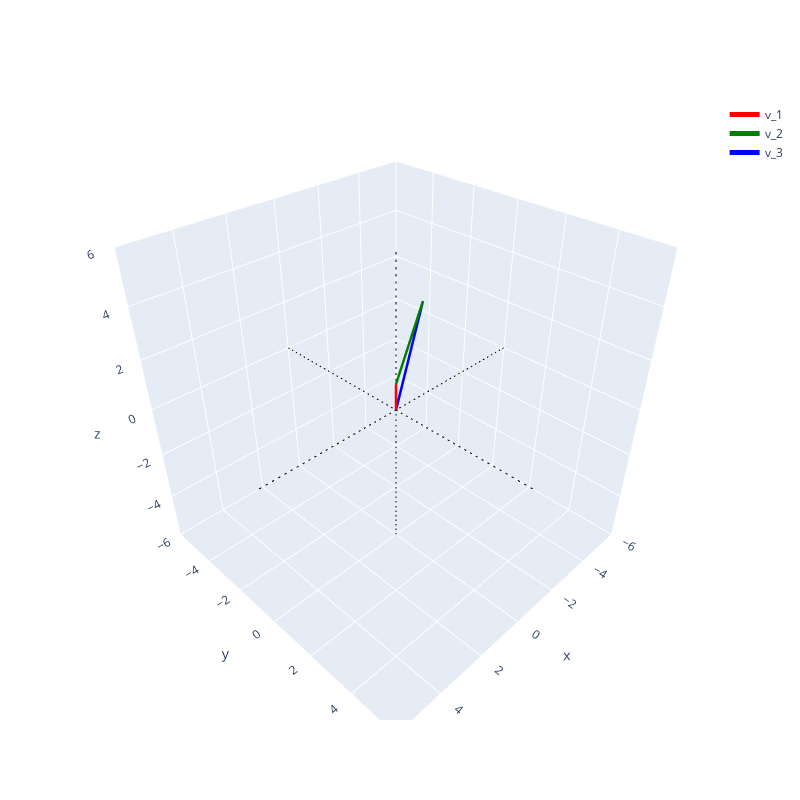

Source (notebook cell):
### Code cell
import plotly.graph_objects as go

# 3d with plotly
v_1 = np.array([1, 1, 2])
v_2 = np.array([1, 2, 4])
v_3 = v_1 + v_2
# Создаём линии как traces
fig = go.Figure()

# Вектор v_1
fig.add_trace(go.Scatter3d(
    x=[0, v_1[0]], 
    y=[0, v_1[1]], 
    z=[0, v_1[2]],
    mode='lines',
    line=dict(color='red', width=5),
    name='v_1'
))

# Вектор v_2 от конца v_1
fig.add_trace(go.Scatter3d(
    x=[v_1[0], v_2[0]+v_1[0]], 
    y=[v_1[1], v_2[1]+v_1[1]], 
    z=[v_1[2], v_2[2]+v_1[2]],
    mode='lines',
    line=dict(color='green', width=5),
    name='v_2'
))
# Вектор v_3 
fig.add_trace(go.Scatter3d(
    x=[0, v_3[0]], 
    y=[0, v_3[1]], 
    z=[0, v_3[2]],
    mode='lines',
    line=dict(color='blue', width=5),
    name='v_3'
))

# Оси координат
fig.add_trace(go.Scatter3d(
    x=[-6, 6], y=[0, 0], z=[0, 0],
    mode='lines',
    line=dict(color='black', width=2, dash='dash'),
    showlegend=False
))

fig.add_trace(go.Scatter3d(
    x=[0, 0], y=[-6, 6], z=[0, 0],
    mode='lines',
    line=dict(color='black', width=2, dash='dash'),
    showlegend=False
))

fig.add_trace(go.Scatter3d(
    x=[0, 0], y=[0, 0], z=[-6, 6],
    mode='lines',
    line=dict(color='black', width=2, dash='dash'),
    showlegend=False
))

# Настройка внешнего вида
fig.update_layout(
    scene=dict(
        xaxis=dict(range=[-6, 6]),
        yaxis=dict(range=[-6, 6]),
        zaxis=dict(range=[-6, 6]),
        aspectmode='cube'
    ),
    width=800,
    height=800
)

fig.show()

### Figure 1 — Plotly figure (JSON) as saved in the notebook; plotly's stock layout.template omitted (floating-point values rounded to 4 significant figures)
{"data": [{"line": {"color": "red", "width": 5}, "mode": "lines", "name": "v_1", "type": "scatter3d", "x": [0, 1], "y": [0, 1], "z": [0, 2]}, {"line": {"color": "green", "width": 5}, "mode": "lines", "name": "v_2", "type": "scatter3d", "x": [1, 2], "y": [1, 3], "z": [2, 6]}, {"line": {"color": "blue", "width": 5}, "mode": "lines", "name": "v_3", "type": "scatter3d", "x": [0, 2], "y": [0, 3], "z": [0, 6]}, {"line": {"color": "black", "dash": "dash", "width": 2}, "mode": "lines", "showlegend": false, "type": "scatter3d", "x": [-6, 6], "y": [0, 0], "z": [0, 0]}, {"line": {"color": "black", "dash": "dash", "width": 2}, "mode": "lines", "showlegend": false, "type": "scatter3d", "x": [0, 0], "y": [-6, 6], "z": [0, 0]}, {"line": {"color": "black", "dash": "dash", "width": 2}, "mode": "lines", "showlegend": false, "type": "scatter3d", "x": [0, 0], "y": [0, 0], "z": [-6, 6]}], "layout": {"height": 800, "scene": {"aspectmode": "cube", "xaxis": {"range": [-6, 6]}, "yaxis": {"range": [-6, 6]}, "zaxis": {"range": [-6, 6]}}, "width": 800}}
